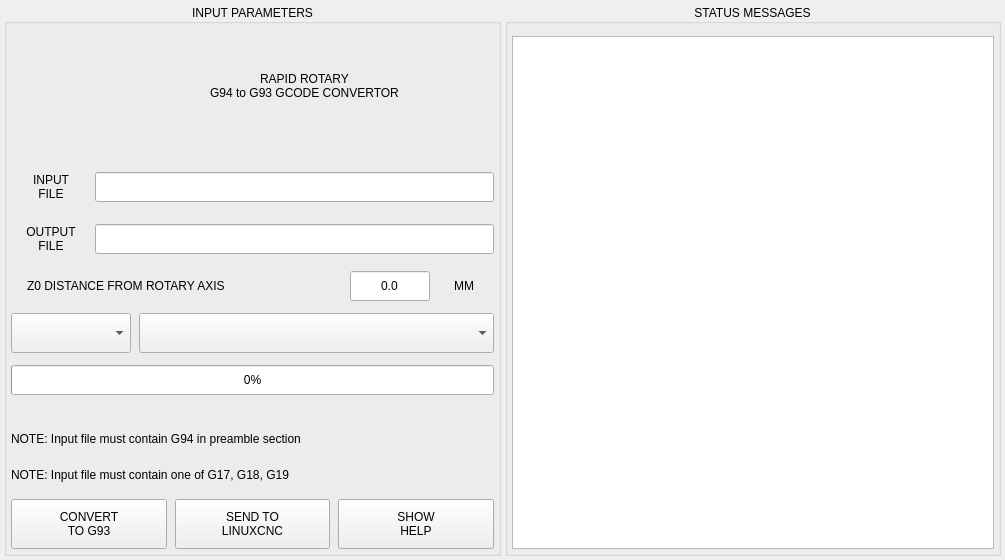
<?xml version="1.0" encoding="UTF-8"?>
<ui version="4.0">
 <class>Form</class>
 <widget class="QWidget" name="Form">
  <property name="geometry">
   <rect>
    <x>0</x>
    <y>0</y>
    <width>1005</width>
    <height>560</height>
   </rect>
  </property>
  <property name="windowTitle">
   <string>Form</string>
  </property>
  <layout class="QHBoxLayout" name="horizontalLayout_4">
   <property name="spacing">
    <number>4</number>
   </property>
   <property name="leftMargin">
    <number>4</number>
   </property>
   <property name="topMargin">
    <number>4</number>
   </property>
   <property name="rightMargin">
    <number>4</number>
   </property>
   <property name="bottomMargin">
    <number>4</number>
   </property>
   <item>
    <widget class="QGroupBox" name="groupbox_inputs">
     <property name="title">
      <string>INPUT PARAMETERS</string>
     </property>
     <property name="alignment">
      <set>Qt::AlignCenter</set>
     </property>
     <layout class="QVBoxLayout" name="verticalLayout">
      <property name="spacing">
       <number>12</number>
      </property>
      <property name="leftMargin">
       <number>4</number>
      </property>
      <property name="topMargin">
       <number>12</number>
      </property>
      <property name="rightMargin">
       <number>4</number>
      </property>
      <property name="bottomMargin">
       <number>4</number>
      </property>
      <item>
       <layout class="QHBoxLayout" name="horizontalLayout_7">
        <property name="spacing">
         <number>4</number>
        </property>
        <property name="topMargin">
         <number>0</number>
        </property>
        <item>
         <widget class="QLabel" name="lbl_logo">
          <property name="sizePolicy">
           <sizepolicy hsizetype="Fixed" vsizetype="Fixed">
            <horstretch>0</horstretch>
            <verstretch>0</verstretch>
           </sizepolicy>
          </property>
          <property name="minimumSize">
           <size>
            <width>100</width>
            <height>100</height>
           </size>
          </property>
          <property name="maximumSize">
           <size>
            <width>100</width>
            <height>100</height>
           </size>
          </property>
          <property name="text">
           <string/>
          </property>
          <property name="pixmap">
           <pixmap>RapidRotary_icon.png</pixmap>
          </property>
          <property name="scaledContents">
           <bool>true</bool>
          </property>
         </widget>
        </item>
        <item>
         <widget class="QLabel" name="lbl_title">
          <property name="minimumSize">
           <size>
            <width>0</width>
            <height>40</height>
           </size>
          </property>
          <property name="maximumSize">
           <size>
            <width>16777215</width>
            <height>40</height>
           </size>
          </property>
          <property name="styleSheet">
           <string notr="true">font: 12pt &quot;Lato Heavy&quot;;</string>
          </property>
          <property name="text">
           <string>RAPID ROTARY
G94 to G93 GCODE CONVERTOR</string>
          </property>
          <property name="alignment">
           <set>Qt::AlignCenter</set>
          </property>
         </widget>
        </item>
       </layout>
      </item>
      <item>
       <spacer name="verticalSpacer_2">
        <property name="orientation">
         <enum>Qt::Vertical</enum>
        </property>
        <property name="sizeHint" stdset="0">
         <size>
          <width>20</width>
          <height>40</height>
         </size>
        </property>
       </spacer>
      </item>
      <item>
       <layout class="QHBoxLayout" name="layout_input_file">
        <property name="spacing">
         <number>4</number>
        </property>
        <item>
         <widget class="QLabel" name="lbl_input_file">
          <property name="minimumSize">
           <size>
            <width>80</width>
            <height>40</height>
           </size>
          </property>
          <property name="maximumSize">
           <size>
            <width>80</width>
            <height>40</height>
           </size>
          </property>
          <property name="text">
           <string>INPUT
FILE</string>
          </property>
          <property name="alignment">
           <set>Qt::AlignCenter</set>
          </property>
         </widget>
        </item>
        <item>
         <widget class="QLineEdit" name="lineEdit_input_file">
          <property name="sizePolicy">
           <sizepolicy hsizetype="Expanding" vsizetype="Preferred">
            <horstretch>0</horstretch>
            <verstretch>0</verstretch>
           </sizepolicy>
          </property>
          <property name="minimumSize">
           <size>
            <width>0</width>
            <height>30</height>
           </size>
          </property>
          <property name="maximumSize">
           <size>
            <width>16777215</width>
            <height>30</height>
           </size>
          </property>
          <property name="readOnly">
           <bool>true</bool>
          </property>
         </widget>
        </item>
       </layout>
      </item>
      <item>
       <layout class="QHBoxLayout" name="layout_output_file">
        <property name="spacing">
         <number>4</number>
        </property>
        <item>
         <widget class="QLabel" name="lbl_output_file">
          <property name="minimumSize">
           <size>
            <width>80</width>
            <height>40</height>
           </size>
          </property>
          <property name="maximumSize">
           <size>
            <width>80</width>
            <height>40</height>
           </size>
          </property>
          <property name="text">
           <string>OUTPUT
FILE</string>
          </property>
          <property name="alignment">
           <set>Qt::AlignCenter</set>
          </property>
         </widget>
        </item>
        <item>
         <widget class="QLineEdit" name="lineEdit_output_file">
          <property name="sizePolicy">
           <sizepolicy hsizetype="Expanding" vsizetype="Preferred">
            <horstretch>0</horstretch>
            <verstretch>0</verstretch>
           </sizepolicy>
          </property>
          <property name="minimumSize">
           <size>
            <width>0</width>
            <height>30</height>
           </size>
          </property>
          <property name="maximumSize">
           <size>
            <width>16777215</width>
            <height>30</height>
           </size>
          </property>
          <property name="readOnly">
           <bool>true</bool>
          </property>
         </widget>
        </item>
       </layout>
      </item>
      <item>
       <layout class="QHBoxLayout" name="horizontalLayout_5">
        <property name="spacing">
         <number>4</number>
        </property>
        <item>
         <widget class="QLabel" name="label">
          <property name="minimumSize">
           <size>
            <width>0</width>
            <height>30</height>
           </size>
          </property>
          <property name="maximumSize">
           <size>
            <width>16777215</width>
            <height>30</height>
           </size>
          </property>
          <property name="text">
           <string>Z0 DISTANCE FROM ROTARY AXIS</string>
          </property>
          <property name="alignment">
           <set>Qt::AlignLeading|Qt::AlignLeft|Qt::AlignVCenter</set>
          </property>
          <property name="indent">
           <number>16</number>
          </property>
         </widget>
        </item>
        <item>
         <widget class="QLineEdit" name="lineEdit_z0_offset">
          <property name="sizePolicy">
           <sizepolicy hsizetype="Preferred" vsizetype="Preferred">
            <horstretch>0</horstretch>
            <verstretch>0</verstretch>
           </sizepolicy>
          </property>
          <property name="minimumSize">
           <size>
            <width>80</width>
            <height>30</height>
           </size>
          </property>
          <property name="maximumSize">
           <size>
            <width>80</width>
            <height>30</height>
           </size>
          </property>
          <property name="toolTip">
           <string>Value is read from SETTINGS -&gt; OFFSETS of main page</string>
          </property>
          <property name="text">
           <string>0.0</string>
          </property>
          <property name="maxLength">
           <number>8</number>
          </property>
          <property name="alignment">
           <set>Qt::AlignCenter</set>
          </property>
          <property name="readOnly">
           <bool>true</bool>
          </property>
         </widget>
        </item>
        <item>
         <widget class="QLabel" name="lbl_z_units">
          <property name="minimumSize">
           <size>
            <width>60</width>
            <height>30</height>
           </size>
          </property>
          <property name="maximumSize">
           <size>
            <width>60</width>
            <height>30</height>
           </size>
          </property>
          <property name="text">
           <string>MM</string>
          </property>
          <property name="alignment">
           <set>Qt::AlignCenter</set>
          </property>
         </widget>
        </item>
       </layout>
      </item>
      <item>
       <layout class="QHBoxLayout" name="horizontalLayout_3">
        <property name="spacing">
         <number>8</number>
        </property>
        <item>
         <widget class="QComboBox" name="cmb_units">
          <property name="sizePolicy">
           <sizepolicy hsizetype="Preferred" vsizetype="Preferred">
            <horstretch>0</horstretch>
            <verstretch>0</verstretch>
           </sizepolicy>
          </property>
          <property name="minimumSize">
           <size>
            <width>120</width>
            <height>40</height>
           </size>
          </property>
          <property name="maximumSize">
           <size>
            <width>120</width>
            <height>40</height>
           </size>
          </property>
          <property name="maxCount">
           <number>4</number>
          </property>
         </widget>
        </item>
        <item>
         <widget class="QComboBox" name="cmb_method">
          <property name="sizePolicy">
           <sizepolicy hsizetype="Preferred" vsizetype="Preferred">
            <horstretch>0</horstretch>
            <verstretch>0</verstretch>
           </sizepolicy>
          </property>
          <property name="minimumSize">
           <size>
            <width>200</width>
            <height>40</height>
           </size>
          </property>
          <property name="maximumSize">
           <size>
            <width>16777215</width>
            <height>40</height>
           </size>
          </property>
          <property name="maxCount">
           <number>4</number>
          </property>
         </widget>
        </item>
       </layout>
      </item>
      <item>
       <widget class="QProgressBar" name="progressBar">
        <property name="sizePolicy">
         <sizepolicy hsizetype="Expanding" vsizetype="Preferred">
          <horstretch>0</horstretch>
          <verstretch>0</verstretch>
         </sizepolicy>
        </property>
        <property name="minimumSize">
         <size>
          <width>0</width>
          <height>30</height>
         </size>
        </property>
        <property name="maximumSize">
         <size>
          <width>16777215</width>
          <height>30</height>
         </size>
        </property>
        <property name="value">
         <number>0</number>
        </property>
        <property name="alignment">
         <set>Qt::AlignCenter</set>
        </property>
       </widget>
      </item>
      <item>
       <spacer name="verticalSpacer">
        <property name="orientation">
         <enum>Qt::Vertical</enum>
        </property>
        <property name="sizeHint" stdset="0">
         <size>
          <width>20</width>
          <height>40</height>
         </size>
        </property>
       </spacer>
      </item>
      <item>
       <widget class="QLabel" name="lbl_note1">
        <property name="minimumSize">
         <size>
          <width>0</width>
          <height>24</height>
         </size>
        </property>
        <property name="maximumSize">
         <size>
          <width>16777215</width>
          <height>24</height>
         </size>
        </property>
        <property name="text">
         <string>NOTE: Input file must contain G94 in preamble section</string>
        </property>
       </widget>
      </item>
      <item>
       <widget class="QLabel" name="lbl_note2">
        <property name="minimumSize">
         <size>
          <width>0</width>
          <height>24</height>
         </size>
        </property>
        <property name="maximumSize">
         <size>
          <width>16777215</width>
          <height>24</height>
         </size>
        </property>
        <property name="text">
         <string>NOTE: Input file must contain one of G17, G18, G19</string>
        </property>
       </widget>
      </item>
      <item>
       <layout class="QHBoxLayout" name="horizontalLayout_6">
        <property name="spacing">
         <number>8</number>
        </property>
        <item>
         <widget class="QPushButton" name="btn_convert">
          <property name="sizePolicy">
           <sizepolicy hsizetype="Preferred" vsizetype="Preferred">
            <horstretch>0</horstretch>
            <verstretch>0</verstretch>
           </sizepolicy>
          </property>
          <property name="minimumSize">
           <size>
            <width>0</width>
            <height>50</height>
           </size>
          </property>
          <property name="maximumSize">
           <size>
            <width>16777215</width>
            <height>50</height>
           </size>
          </property>
          <property name="toolTip">
           <string>Begin conversion to G93</string>
          </property>
          <property name="text">
           <string>CONVERT
TO G93</string>
          </property>
         </widget>
        </item>
        <item>
         <widget class="QPushButton" name="btn_send">
          <property name="sizePolicy">
           <sizepolicy hsizetype="Preferred" vsizetype="Preferred">
            <horstretch>0</horstretch>
            <verstretch>0</verstretch>
           </sizepolicy>
          </property>
          <property name="minimumSize">
           <size>
            <width>0</width>
            <height>50</height>
           </size>
          </property>
          <property name="maximumSize">
           <size>
            <width>16777215</width>
            <height>50</height>
           </size>
          </property>
          <property name="text">
           <string>SEND TO
LINUXCNC</string>
          </property>
         </widget>
        </item>
        <item>
         <widget class="QPushButton" name="btn_help">
          <property name="sizePolicy">
           <sizepolicy hsizetype="Preferred" vsizetype="Preferred">
            <horstretch>0</horstretch>
            <verstretch>0</verstretch>
           </sizepolicy>
          </property>
          <property name="minimumSize">
           <size>
            <width>0</width>
            <height>50</height>
           </size>
          </property>
          <property name="maximumSize">
           <size>
            <width>16777215</width>
            <height>50</height>
           </size>
          </property>
          <property name="text">
           <string>SHOW
HELP</string>
          </property>
         </widget>
        </item>
       </layout>
      </item>
     </layout>
    </widget>
   </item>
   <item>
    <widget class="QGroupBox" name="groupBox_status">
     <property name="title">
      <string>STATUS MESSAGES</string>
     </property>
     <property name="alignment">
      <set>Qt::AlignCenter</set>
     </property>
     <layout class="QVBoxLayout" name="verticalLayout_2">
      <property name="spacing">
       <number>4</number>
      </property>
      <property name="leftMargin">
       <number>4</number>
      </property>
      <property name="topMargin">
       <number>12</number>
      </property>
      <property name="rightMargin">
       <number>4</number>
      </property>
      <property name="bottomMargin">
       <number>4</number>
      </property>
      <item>
       <widget class="QPlainTextEdit" name="status_output">
        <property name="sizePolicy">
         <sizepolicy hsizetype="Expanding" vsizetype="Preferred">
          <horstretch>0</horstretch>
          <verstretch>0</verstretch>
         </sizepolicy>
        </property>
        <property name="readOnly">
         <bool>true</bool>
        </property>
       </widget>
      </item>
     </layout>
    </widget>
   </item>
  </layout>
 </widget>
 <resources/>
 <connections/>
</ui>
